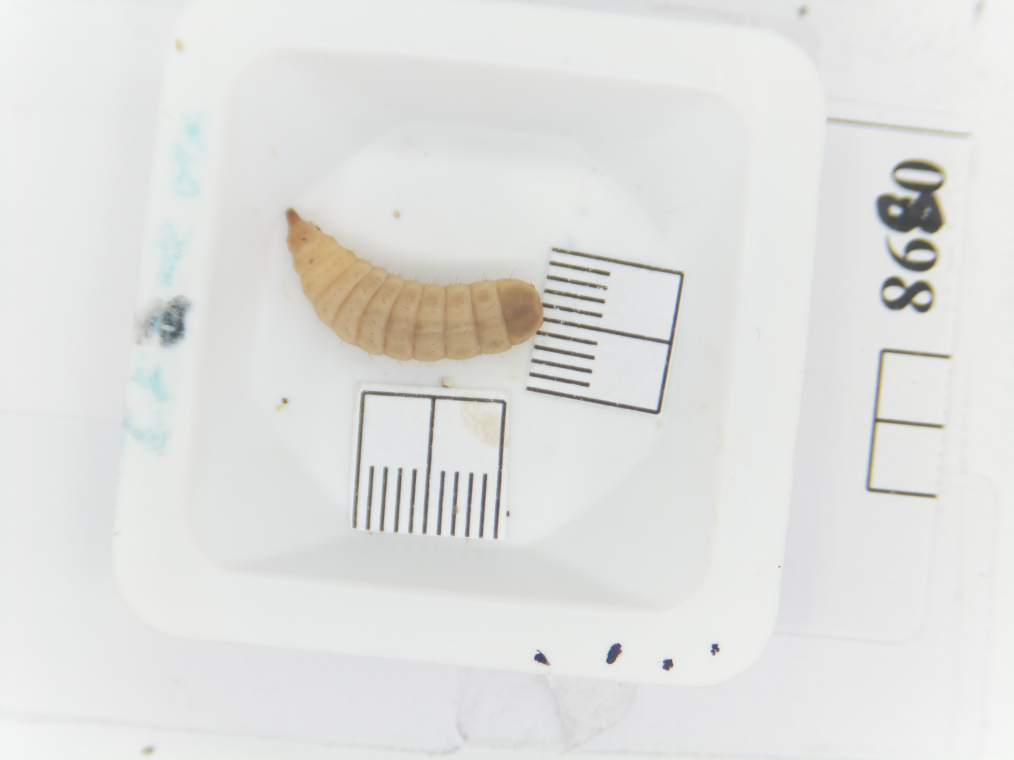
#> input picture Single Larvae data/Grade A/0898.jpg, 4056 x 3040 px (shown at 1/4 size); its folder holds only this picture in this run
$ python cropping.py
#> lines starting #> are read from the running program, lines starting #| are printed output that depends on the picture; after the words box and inside, x2 and y2 are one past the last pixel; in counts of white or black regions, pixels touching at a corner belong together
import cv2, os, numpy as np, sys
sys.stdout.reconfigure(encoding='utf-8')

# === PATH FOLDER ===
base_input = r"Single Larvae data"
base_output = r"Single Larvae data/Citra2"
folders = ["Grade A", "Grade B", "Grade C"]

# Fungsi mirip MATLAB bwareaopen (hapus area kecil)
def bwareaopen(img, min_area=500):
    nb_components, output, stats, _ = cv2.connectedComponentsWithStats(img, connectivity=8)
    sizes = stats[1:, -1]
    nb_components -= 1
    img_clean = np.zeros(output.shape, dtype=np.uint8)
    for i in range(nb_components):
        if sizes[i] >= min_area:
            img_clean[output == i + 1] = 255
    return img_clean


# === PROSES SETIAP FOLDER ===
for folder in folders:
    input_dir = os.path.join(base_input, folder)
    output_dir = os.path.join(base_output, f"{folder}")
    os.makedirs(output_dir, exist_ok=True)
    print(f"\n Memproses folder: {folder}")

    for f in os.listdir(input_dir):
        if not f.lower().endswith((".jpg", ".png", ".jpeg")):
            continue

        # === 1. Baca gambar ===
        img = cv2.imread(os.path.join(input_dir, f))
#> img is the input picture: shape (3040, 4056, 3); mean B, G, R 222.6, 224.8, 224.2
        if img is None:
            print(f"Gagal membaca {f}")
            continue

        # === 2. Tahap pertama: Segmentasi dengan WATERSHED ===
        blue = img[:, :, 0]
        blur = cv2.GaussianBlur(blue, (5, 5), 0)
        _, th = cv2.threshold(blur, 0, 255, cv2.THRESH_BINARY_INV + cv2.THRESH_OTSU)
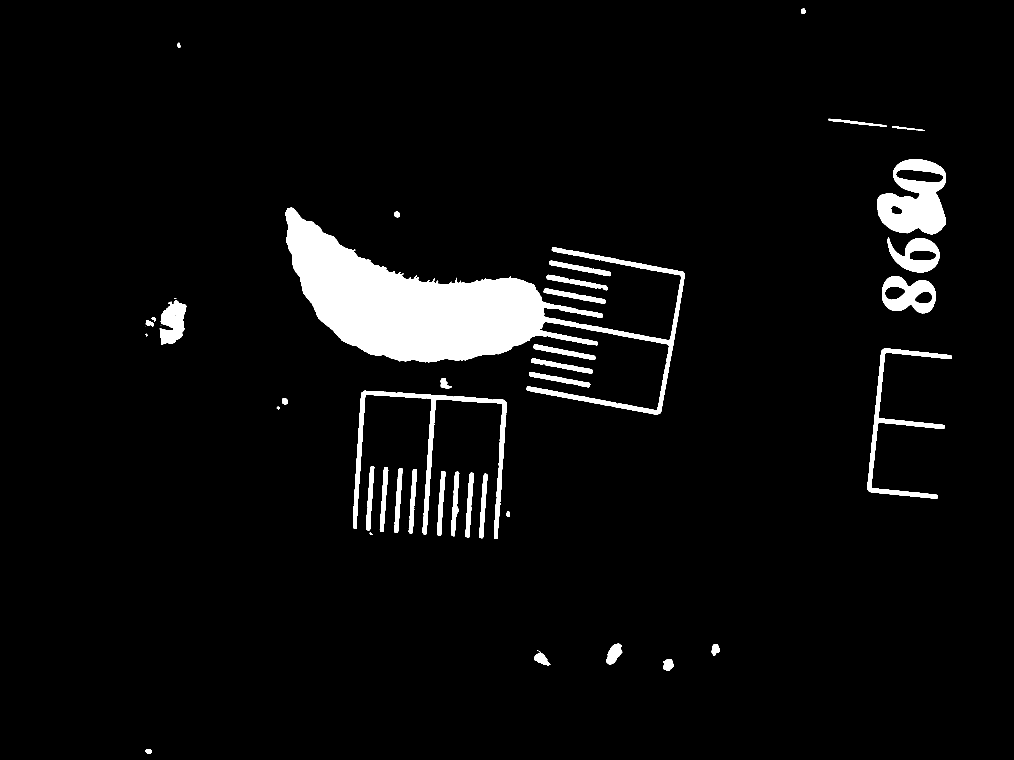
#> th: shape (3040, 4056) (shown at 1/4 size); 4.8% white; 45 white regions (6 under 20 px), largest, box (x1, y1, x2, y2) and area: (1141, 831, 2739, 1659) 362448, (3508, 637, 3784, 937) 50628, (1412, 1562, 2027, 2156) 35101

        kernel = np.ones((3, 3), np.uint8)
        closing = cv2.morphologyEx(th, cv2.MORPH_CLOSE, kernel, iterations=2)
#> closing: shape (3040, 4056); 4.8% white; 44 white regions (5 under 20 px), largest, box (x1, y1, x2, y2) and area: (1141, 831, 2739, 1659) 362698, (3508, 637, 3784, 937) 50639, (1412, 1562, 2027, 2156) 35198
        sure_bg = cv2.dilate(closing, kernel, iterations=3)
#> sure_bg: shape (3040, 4056); 5.6% white; 38 white regions, largest, box (x1, y1, x2, y2) and area: (1138, 828, 2742, 1662) 392505, (3505, 634, 3787, 940) 57136, (1409, 1559, 2030, 2159) 49498
        dist_transform = cv2.distanceTransform(closing, cv2.DIST_L2, 5)
        _, sure_fg = cv2.threshold(dist_transform, 0.3 * dist_transform.max(), 255, 0)
#> sure_fg: shape (3040, 4056) float32; 1.6% white; 2 white regions, box (x1, y1, x2, y2) and area: (1197, 928, 2129, 1400) 191747, (3655, 821, 3732, 886) 2207
        sure_fg = np.uint8(sure_fg)
        unknown = cv2.subtract(sure_bg, sure_fg)
#> unknown: shape (3040, 4056); 4% white; 38 white regions, largest, box (x1, y1, x2, y2) and area: (1138, 828, 2742, 1662) 200758, (3505, 634, 3787, 940) 54929, (1409, 1559, 2030, 2159) 49498

        nb, markers = cv2.connectedComponents(sure_fg)
#> markers: shape (3040, 4056) int32; 3 distinct labels, from 0 to 2
#> nb = 3
        markers = markers + 1
#> markers: shape (3040, 4056) int32; 3 distinct labels, from 1 to 3
        markers[unknown == 255] = 0
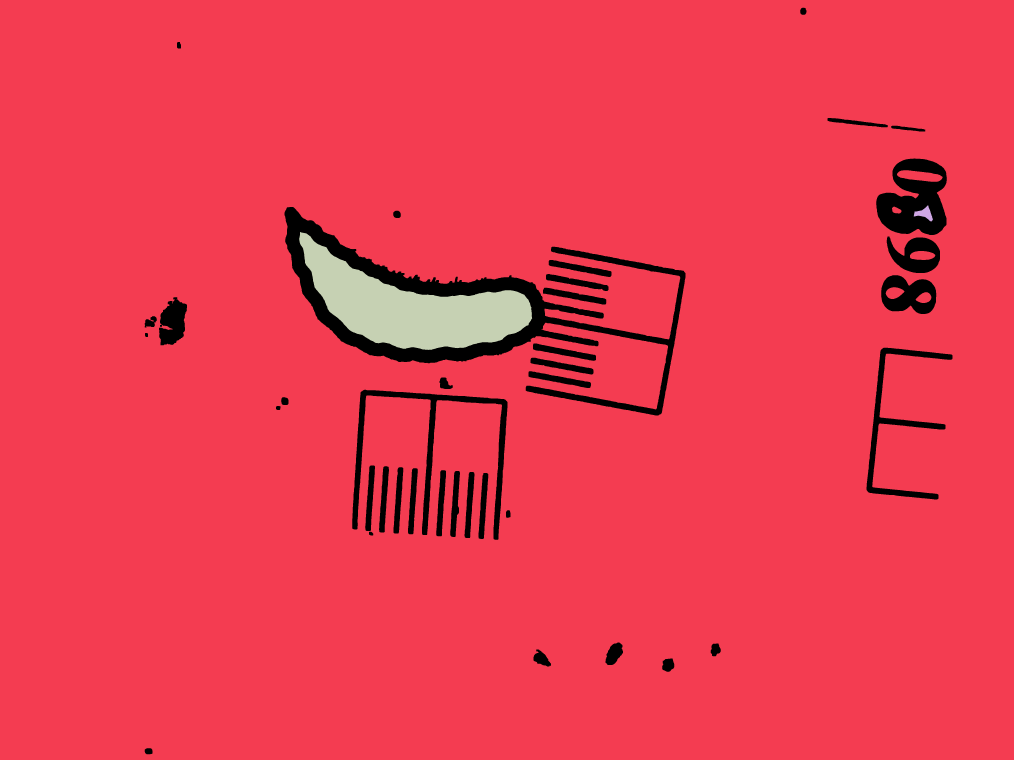
#> markers: shape (3040, 4056) int32 (shown at 1/4 size); 4 distinct labels, from 0 to 3; one colour per label, 0 black
        markers = cv2.watershed(img, markers)
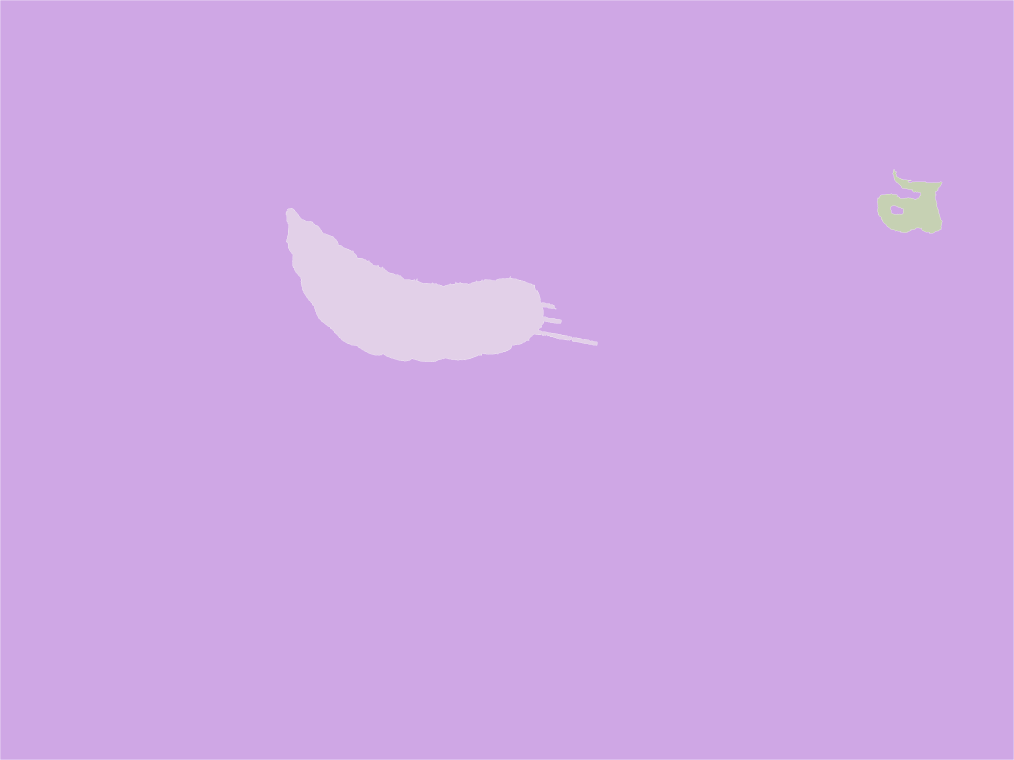
#> markers: shape (3040, 4056) int32 (shown at 1/4 size); 4 distinct labels, from -1 to 3; one colour per label, 0 black, -1 white
        mask = np.uint8(markers > 1) * 255
#> mask: shape (3040, 4056); 2.9% white; 2 white regions

        contours, _ = cv2.findContours(mask, cv2.RETR_EXTERNAL, cv2.CHAIN_APPROX_SIMPLE)
#> contours = 2 contours; box (x1, y1, x2, y2) and area: (1144, 833, 2389, 1447) 315848, (3510, 678, 3768, 933) 38240
        if len(contours) == 0:
            print(f"Tidak ada kontur di {f}")
            continue

        # === 3. Crop hasil dari watershed ===
        c = max(contours, key=cv2.contourArea)
#> c = contour of 1746 points, box (x1, y1, x2, y2) (1144, 833, 2389, 1447), area 315848
        x, y, w, h = cv2.boundingRect(c)
#> x = 1144; y = 833; w = 1245; h = 614
        pad = 10
        crop1 = img[max(0, y - pad):y + h + pad, max(0, x - pad):x + w + pad]

        # === 4. Tahap kedua: Otsu + Morphology + bwareaopen pada hasil crop ===
        gray_crop = cv2.cvtColor(crop1, cv2.COLOR_BGR2GRAY)
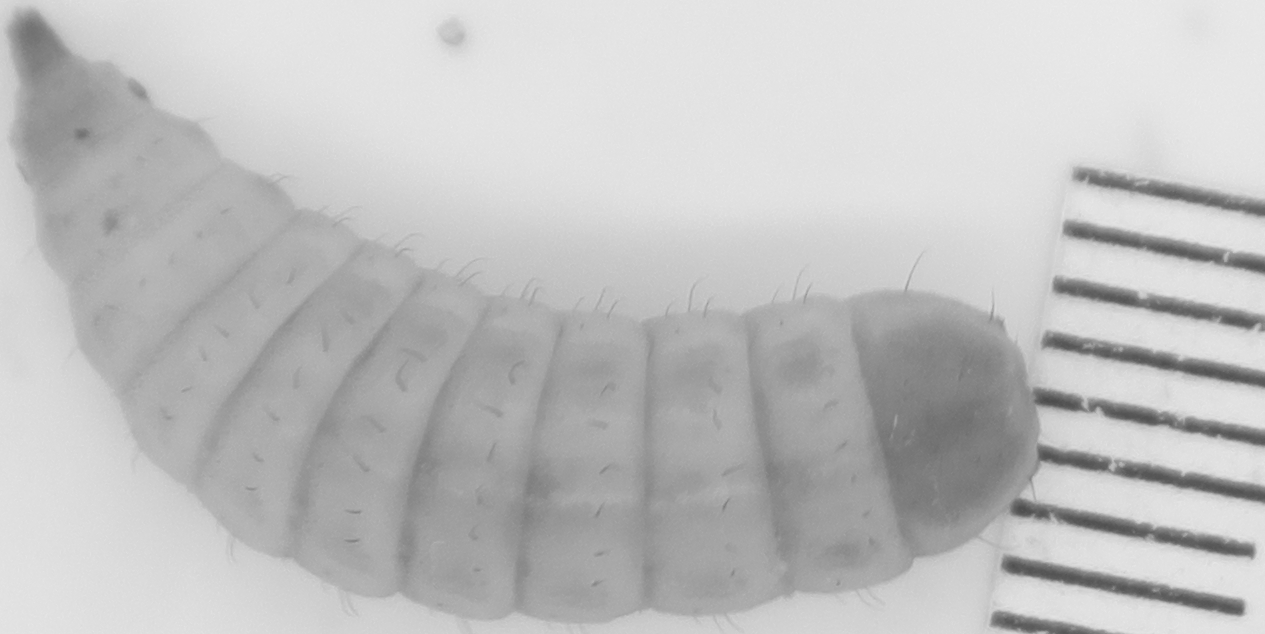
#> gray_crop: shape (634, 1265); min 74, max 237, mean 192.1
        blur_crop = cv2.GaussianBlur(gray_crop, (5, 5), 0)
        _, otsu = cv2.threshold(blur_crop, 0, 255, cv2.THRESH_BINARY_INV + cv2.THRESH_OTSU)
#> otsu: shape (634, 1265); 44.3% white; 15 white regions (8 under 20 px), largest, box (x1, y1, x2, y2) and area: (5, 7, 1265, 628) 332804, (995, 553, 1246, 617) 4811, (1035, 330, 1265, 390) 4511

        # Morphology Close untuk menutup lubang kecil
        kernel2 = np.ones((3, 3), np.uint8)
        morph = cv2.morphologyEx(otsu, cv2.MORPH_CLOSE, kernel2, iterations=2)
#> morph: shape (634, 1265); 44.4% white; 9 white regions (3 under 20 px), largest, box (x1, y1, x2, y2) and area: (5, 7, 1265, 628) 338245, (1035, 330, 1265, 390) 4519, (1051, 275, 1265, 333) 4102, (1062, 220, 1265, 276) 3824, (1072, 167, 1265, 219) 3507, (989, 610, 1119, 634) 1624

        # Hapus area kecil (bwareaopen)
        clean = bwareaopen(morph, min_area=800)
#> in bwareaopen, `nb_components, output, stats, _ = cv2.connectedComponentsWithStats(img..`:
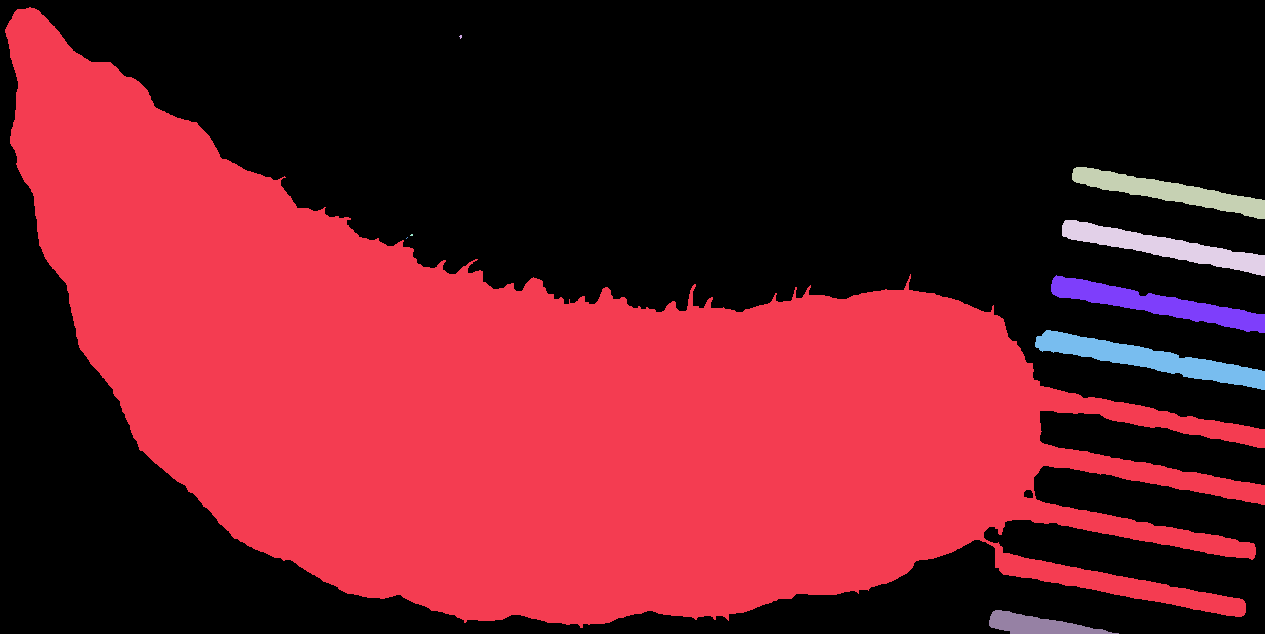
#> output: shape (634, 1265) int32; 10 distinct labels, from 0 to 9; one colour per label, 0 black
#> in bwareaopen, `nb_components, output, stats, _ = cv2.connectedComponentsWithStats(img..`: nb_components = 10; stats = [[0, 0, 1265, 634, 446174], [5, 7, 1260, 621, 338245], [459, 35, 3, 4, 8], [1072, 167, 193, 52, 3507], [1062, 220, 203, 56, 3824], [410, 234, 3, 2, 5], [406, 237, 2, 2, 2], [1051, 275, 214, 58, 4102], [1035, 330, 230, 60, 4519], [989, 610, 130, 24, 1624]]
#> in bwareaopen, `sizes = stats[1:, -1]`: sizes = [338245, 8, 3507, 3824, 5, 2, 4102, 4519, 1624]
#> in bwareaopen, `nb_components -= 1`: nb_components = 9
#> after the loop in bwareaopen, `for i in range(nb_components):`: img_clean: shape (634, 1265); 44.4% white; 6 white regions

        # Temukan kontur dari hasil refined mask
        contours2, _ = cv2.findContours(clean, cv2.RETR_EXTERNAL, cv2.CHAIN_APPROX_SIMPLE)
#> contours2 = 6 contours; box (x1, y1, x2, y2) and area: (5, 7, 1265, 628) 335894, (1035, 330, 1265, 390) 4274, (1051, 275, 1265, 333) 3872, (1062, 220, 1265, 276) 3605, (1072, 167, 1265, 219) 3300, (989, 610, 1119, 634) 1488
        if len(contours2) == 0:
            print(f"Tidak ada larva pada tahap Otsu di {f}")
            continue

        # Ambil kontur terbesar lagi
        c2 = max(contours2, key=cv2.contourArea)
#> c2 = contour of 2082 points, box (x1, y1, x2, y2) (5, 7, 1265, 628), area 335894
        x2, y2, w2, h2 = cv2.boundingRect(c2)
#> x2 = 5; y2 = 7; w2 = 1260; h2 = 621
        pad2 = 10
        crop2 = crop1[max(0, y2 - pad2):y2 + h2 + pad2, max(0, x2 - pad2):x2 + w2 + pad2]

        # === 5. Simpan hasil akhir ===
        save_path = os.path.join(output_dir, f)
        cv2.imwrite(save_path, crop2)
        print(f"{f} → Watershed + Otsu refinement crop selesai")
#> pass 2 of the loop `for folder in folders:`:
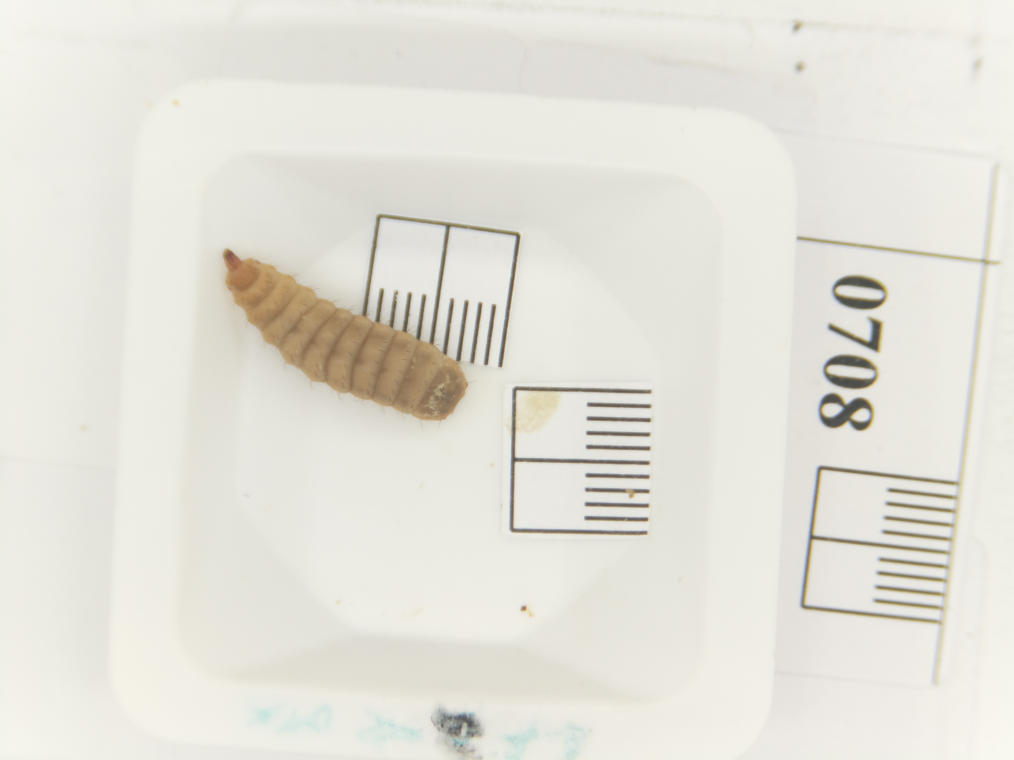
#> input picture Single Larvae data/Grade B/0708.jpg, 4056 x 3040 px (shown at 1/4 size)
#> img is the input picture: shape (3040, 4056, 3); mean B, G, R 217.5, 226.3, 228.1
#> `_, th = cv2.threshold(blur, 0, 255, cv2.THRESH_BINARY_INV + cv2.THRESH..`:
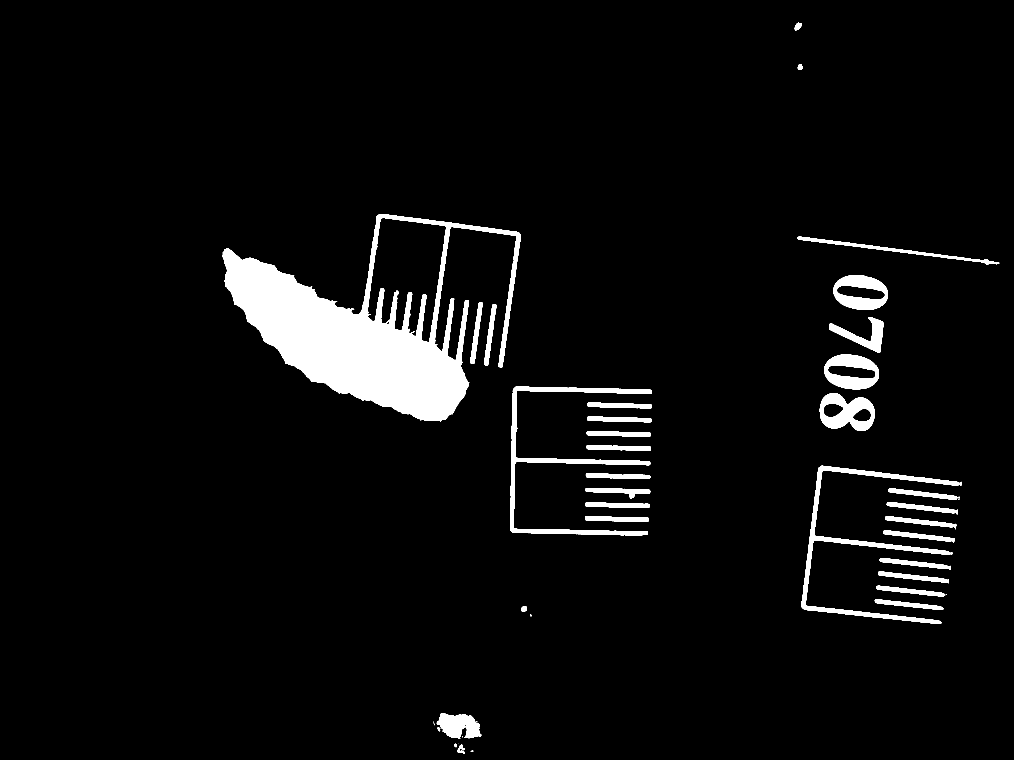
#> th: shape (3040, 4056) (shown at 1/4 size); 4.7% white; 44 white regions (8 under 20 px), largest, box (x1, y1, x2, y2) and area: (890, 856, 2083, 1686) 343935, (3206, 1863, 3846, 2496) 35787, (2040, 1546, 2608, 2141) 35461
#> closing: shape (3040, 4056); 4.7% white; 38 white regions (4 under 20 px), largest, box (x1, y1, x2, y2) and area: (890, 856, 2083, 1686) 344141, (3206, 1863, 3846, 2496) 35814, (2040, 1546, 2608, 2141) 35528
#> sure_bg: shape (3040, 4056); 5.7% white; 35 white regions, largest, box (x1, y1, x2, y2) and area: (887, 853, 2086, 1689) 375208, (3203, 1860, 3849, 2499) 50829, (2037, 1543, 2611, 2144) 49417
#> nb = 2
#> mask: shape (3040, 4056); 2.3% white; 1 white region
#> contours = 1 contour; box (x1, y1, x2, y2) and area: (895, 993, 1872, 1683) 283438
#> c = contour of 1481 points, box (x1, y1, x2, y2) (895, 993, 1872, 1683), area 283438
#> x = 895; y = 993; w = 977; h = 690
#> crop1: shape (710, 997, 3)
#> gray_crop: shape (710, 997)
#> blur_crop: shape (710, 997)
#> otsu: shape (710, 997); 45.1% white; 2 white regions, box (x1, y1, x2, y2) and area: (6, 0, 989, 702) 319322, (994, 453, 997, 468) 31
#> morph: shape (710, 997); 45.1% white; 2 white regions, box (x1, y1, x2, y2) and area: (6, 0, 989, 702) 319531, (994, 453, 997, 468) 31
#> in bwareaopen (call 2), `nb_components, output, stats, _ = cv2.connectedComponentsWithStats(img..`:
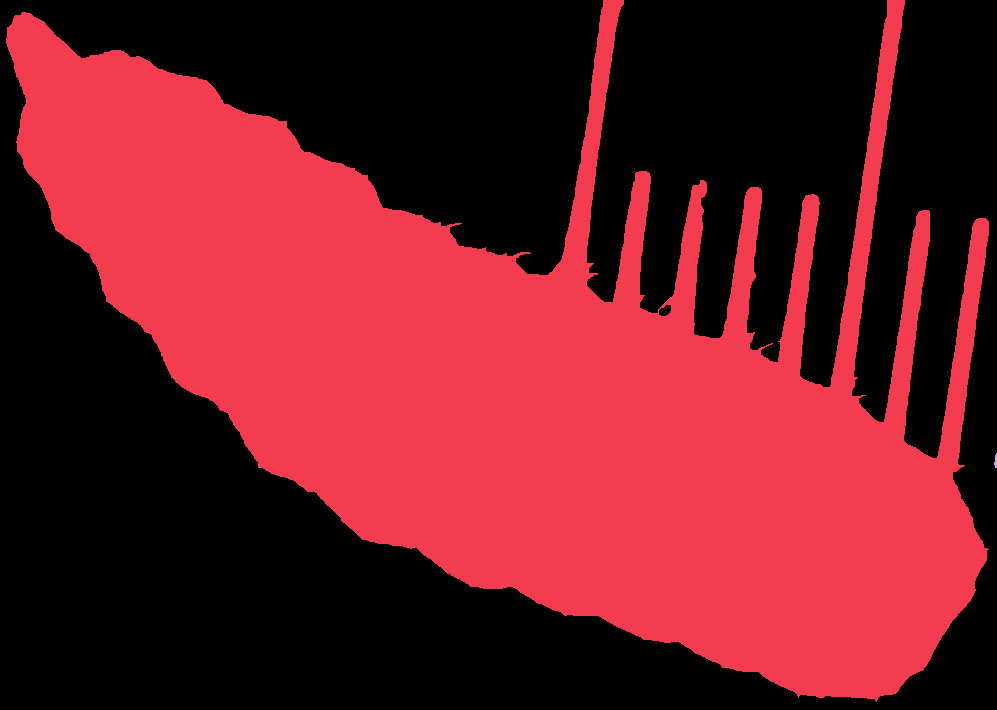
#> output: shape (710, 997) int32; 3 distinct labels, from 0 to 2; one colour per label, 0 black
#> in bwareaopen (call 2), `nb_components, output, stats, _ = cv2.connectedComponentsWithStats(img..`: nb_components = 3; stats = [[0, 0, 997, 710, 388308], [6, 0, 983, 702, 319531], [994, 453, 3, 15, 31]]
#> sizes = [319531, 31]
#> in bwareaopen (call 2), `nb_components -= 1`: nb_components = 2
#> contours2 = 1 contour; box (x1, y1, x2, y2) and area: (6, 0, 989, 702) 316674
#> c2 = contour of 2218 points, box (x1, y1, x2, y2) (6, 0, 989, 702), area 316674
#> x2 = 6; y2 = 0; w2 = 983; h2 = 702
#> (the run stopped early here; a loop or call above may not have finished)
